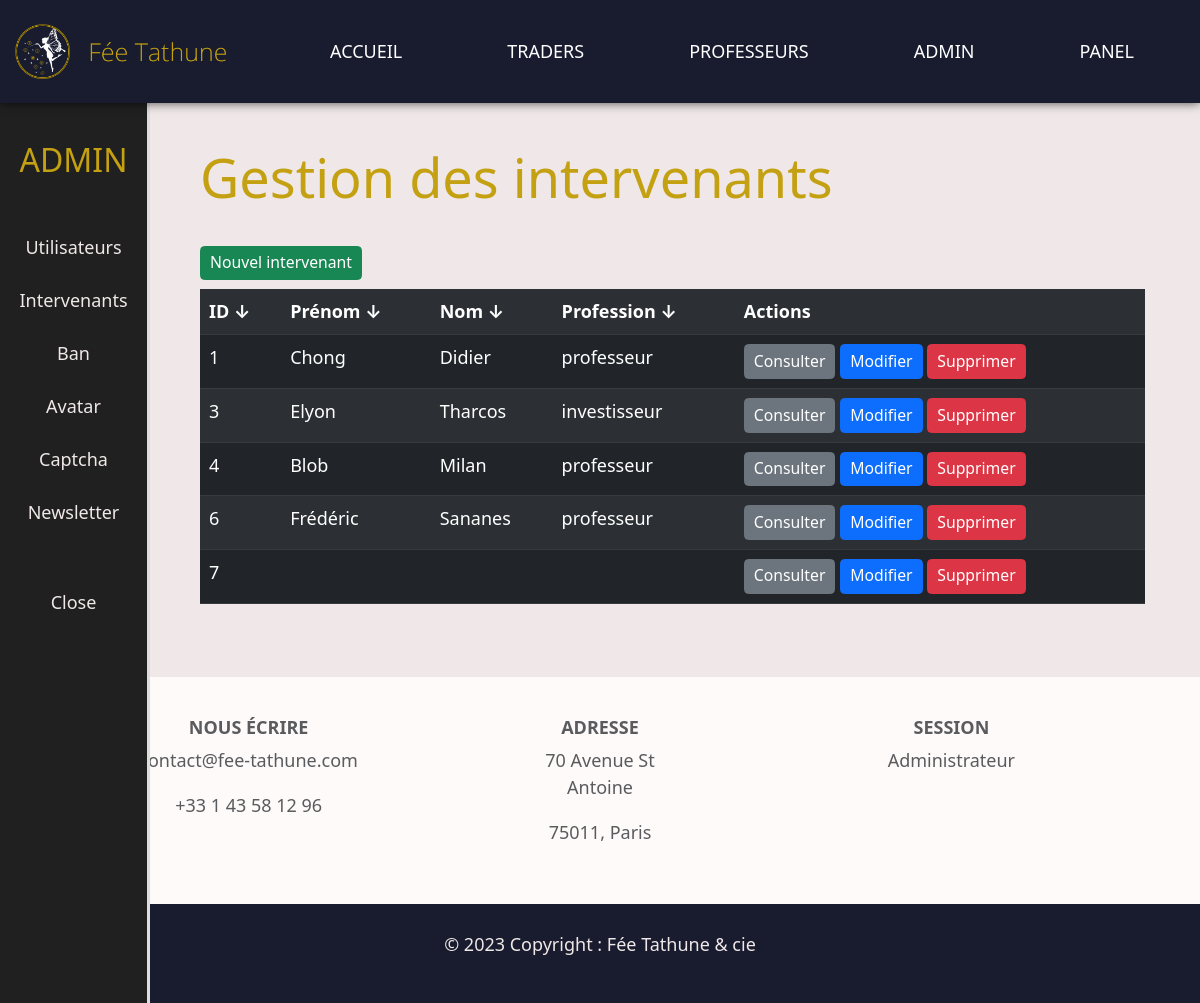
The page /admin_intervenants.php (signed in) on the database its author committed.
### tables this page shows
CREATE TABLE `INTERVENANT` (
  `prof_id` int(11) NOT NULL AUTO_INCREMENT,
  `email` varchar(255) DEFAULT NULL,
  `pwd` varchar(100) DEFAULT NULL,
  `name` varchar(50) DEFAULT NULL,
  `firstname` varchar(50) DEFAULT NULL,
  `profession` varchar(13) DEFAULT NULL,
  `experience` char(2) DEFAULT NULL,
  `diplome` varchar(15) DEFAULT NULL,
  `note` char(4) DEFAULT NULL,
  `image` varchar(22) DEFAULT NULL,
  `description` varchar(255) DEFAULT NULL,
  PRIMARY KEY (`prof_id`)
);

### admin_intervenants.php (the view, shortened to what this page needs)
<?php
include('includes/head.php');
?>
<body class="color-mode">
    <?php
    include('includes/header.php');
    ?>
    <main class="admin_main">
        <h1> Gestion des intervenants </h1>
        <?php include('includes/bdd.php');
		if(isset($_GET['order'])) {
			$order = $_GET['order'];
		} else {
			$order = 'prof_id';
		}
				$q = 'SELECT * FROM INTERVENANT ORDER BY '. $order;
				$req = $bdd->query($q);
				$results = $req->fetchAll(PDO::FETCH_ASSOC);
				?>
				<a class="mt-4 btn btn-sm btn-success" href="action_inter_create.php">Nouvel intervenant</a>
				<table class="table table-dark table-striped mt-2">
						<tr>
							<th scope="col">ID<a href="?order=prof_id" style="text-decoration:none; color:white;">&nbsp;↓</a></th>
							<th scope="col">Prénom<a href="?order=firstname" style="text-decoration:none; color:white;">&nbsp;↓</a></th>
							<th scope="col">Nom<a href="?order=name" style="text-decoration:none; color:white;">&nbsp;↓</a></th>
							<th scope="col">Profession<a href="?order=profession" style="text-decoration:none; color:white;">&nbsp;↓</a></th>
							<th scope="col">Actions</th>
						</tr>
						<?php
						foreach ($results as $user)  {
							echo '<tr>
									<td>' .$user['prof_id'] . '</td>
									<td>' .$user['firstname'] . '</td>
									<td>' .$user['name'] . '</td>
									<td>' .$user['profession'] . '</td>
									<td>
										<a class="btn btn-sm btn-secondary" href="action_inter_read.php?prof_id=' .$user['prof_id'] . '">Consulter</a>
										<a class="btn btn-sm btn-primary" href="action_inter_update.php?prof_id=' .$user['prof_id'] . '">Modifier</a>
										<a class="btn btn-sm btn-danger" href="action_inter_delete.php?prof_id=' .$user['prof_id'] . '">Supprimer</a>
									</td>
								</tr>';
						}
            echo '</table>';
            echo '</main>';
            include('includes/footer.php'); ?>
    </body>
</html>

### css/style.css (style rules this page uses)
html { font-size: 18px; overflow-x: hidden; }
body { font-family: "Raleway"; margin: 0; padding-top: 90px; background-color: rgb(240, 232, 232); color: black; }
main { padding: 55px; }
main > h1 { font-size: 3rem; }
main h1, main h2 { color : #c4a112; }
.admin_main { margin-left: 100 px; }

### css/dark.css (style rules this page uses)
.color-mode { background-color: rgb(32, 32, 32); color: white; }

### css/light.css (style rules this page uses)
.color-mode { background-color: rgb(240, 232, 232); color: rgb(32, 32, 32); }

### admin_intervenants.php (style rules this page uses)
main { padding-left: 200px; }

### rows shown on the page
intervenant: prof_id "1", firstname "Chong", name "Didier", profession "professeur"
intervenant: prof_id "3", firstname "Elyon", name "Tharcos", profession "investisseur"
intervenant: prof_id "4", firstname "Blob", name "Milan", profession "professeur"
intervenant: prof_id "6", firstname "Frédéric", name "Sananes", profession "professeur"
intervenant: prof_id "7"
